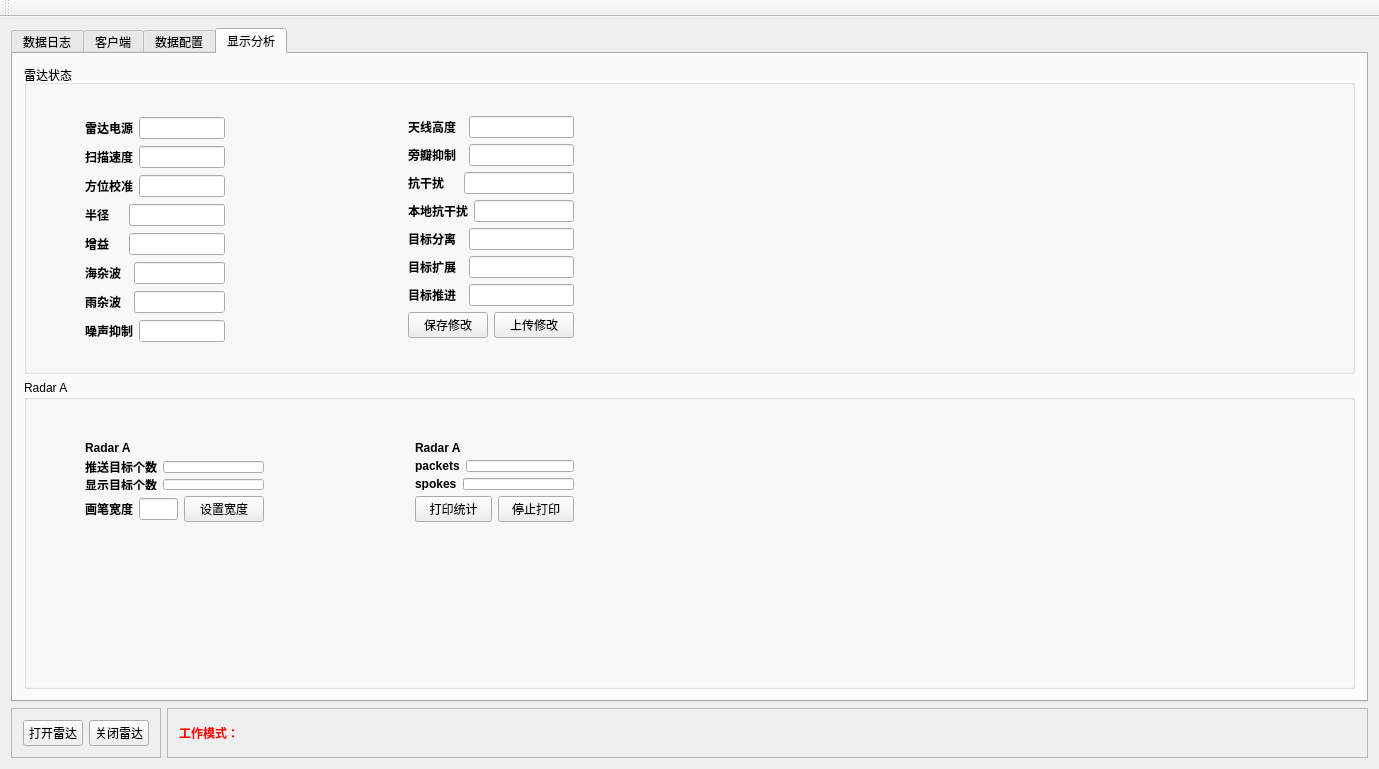
<?xml version="1.0" encoding="UTF-8"?>
<ui version="4.0">
 <class>MainWindow</class>
 <widget class="QMainWindow" name="MainWindow">
  <property name="geometry">
   <rect>
    <x>0</x>
    <y>0</y>
    <width>1379</width>
    <height>769</height>
   </rect>
  </property>
  <property name="windowTitle">
   <string>MainWindow</string>
  </property>
  <property name="styleSheet">
   <string notr="true">QLabel{
	color:red;
	font-weight:bold;
	font-size:18;
}</string>
  </property>
  <widget class="QWidget" name="centralWidget">
   <layout class="QVBoxLayout" name="verticalLayout_4">
    <item>
     <widget class="QTabWidget" name="tabWidget">
      <property name="currentIndex">
       <number>3</number>
      </property>
      <widget class="QWidget" name="DataParseLogTab">
       <attribute name="title">
        <string>数据日志</string>
       </attribute>
       <layout class="QVBoxLayout" name="verticalLayout">
        <item>
         <widget class="QListWidget" name="listWidget"/>
        </item>
       </layout>
      </widget>
      <widget class="QWidget" name="ClientTabl">
       <attribute name="title">
        <string>客户端</string>
       </attribute>
       <layout class="QVBoxLayout" name="verticalLayout_3">
        <item>
         <widget class="QTableWidget" name="tableWidget">
          <property name="editTriggers">
           <set>QAbstractItemView::NoEditTriggers</set>
          </property>
          <property name="alternatingRowColors">
           <bool>true</bool>
          </property>
          <property name="selectionMode">
           <enum>QAbstractItemView::SingleSelection</enum>
          </property>
          <property name="selectionBehavior">
           <enum>QAbstractItemView::SelectRows</enum>
          </property>
          <column>
           <property name="text">
            <string>名称</string>
           </property>
          </column>
          <column>
           <property name="text">
            <string>IP地址</string>
           </property>
          </column>
          <column>
           <property name="text">
            <string>本地端口</string>
           </property>
          </column>
          <column>
           <property name="text">
            <string>连接状态</string>
           </property>
          </column>
          <column>
           <property name="text">
            <string>开始时间</string>
           </property>
          </column>
          <column>
           <property name="text">
            <string>结束时间</string>
           </property>
          </column>
         </widget>
        </item>
       </layout>
      </widget>
      <widget class="QWidget" name="tab">
       <attribute name="title">
        <string>数据配置</string>
       </attribute>
       <layout class="QGridLayout" name="gridLayout">
        <item row="0" column="0">
         <widget class="ZCHXRadarAisSetting" name="settingWidget" native="true"/>
        </item>
       </layout>
      </widget>
      <widget class="QWidget" name="tab_2">
       <attribute name="title">
        <string>显示分析</string>
       </attribute>
       <layout class="QGridLayout" name="gridLayout_3">
        <item row="1" column="0">
         <widget class="QGroupBox" name="groupBox">
          <property name="title">
           <string>Radar A</string>
          </property>
          <widget class="QWidget" name="layoutWidget">
           <property name="geometry">
            <rect>
             <x>380</x>
             <y>50</y>
             <width>181</width>
             <height>103</height>
            </rect>
           </property>
           <layout class="QVBoxLayout" name="verticalLayout_7">
            <item>
             <layout class="QVBoxLayout" name="verticalLayout_6">
              <item>
               <widget class="QLabel" name="label_7">
                <property name="styleSheet">
                 <string notr="true">color: rgb(0, 0, 0);</string>
                </property>
                <property name="text">
                 <string>Radar A</string>
                </property>
               </widget>
              </item>
              <item>
               <layout class="QHBoxLayout" name="horizontalLayout_6">
                <item>
                 <widget class="QLabel" name="label_8">
                  <property name="styleSheet">
                   <string notr="true">color: rgb(0, 0, 0);</string>
                  </property>
                  <property name="text">
                   <string>packets</string>
                  </property>
                 </widget>
                </item>
                <item>
                 <widget class="QLineEdit" name="lineEdit_5"/>
                </item>
               </layout>
              </item>
              <item>
               <layout class="QHBoxLayout" name="horizontalLayout_7">
                <item>
                 <widget class="QLabel" name="label_9">
                  <property name="styleSheet">
                   <string notr="true">color: rgb(0, 0, 0);</string>
                  </property>
                  <property name="text">
                   <string>spokes</string>
                  </property>
                 </widget>
                </item>
                <item>
                 <widget class="QLineEdit" name="lineEdit_6"/>
                </item>
               </layout>
              </item>
             </layout>
            </item>
            <item>
             <layout class="QHBoxLayout" name="horizontalLayout_8">
              <item>
               <widget class="QPushButton" name="pushButton_3">
                <property name="text">
                 <string>打印统计</string>
                </property>
               </widget>
              </item>
              <item>
               <widget class="QPushButton" name="pushButton_4">
                <property name="text">
                 <string>停止打印</string>
                </property>
               </widget>
              </item>
             </layout>
            </item>
           </layout>
          </widget>
          <widget class="QWidget" name="layoutWidget">
           <property name="geometry">
            <rect>
             <x>50</x>
             <y>50</y>
             <width>201</width>
             <height>103</height>
            </rect>
           </property>
           <layout class="QVBoxLayout" name="verticalLayout_2">
            <item>
             <widget class="QLabel" name="label_10">
              <property name="styleSheet">
               <string notr="true">color: rgb(0, 0, 0);</string>
              </property>
              <property name="text">
               <string>Radar A</string>
              </property>
             </widget>
            </item>
            <item>
             <layout class="QVBoxLayout" name="verticalLayout_5">
              <item>
               <layout class="QHBoxLayout" name="horizontalLayout_4">
                <item>
                 <widget class="QLabel" name="label_5">
                  <property name="styleSheet">
                   <string notr="true">color: rgb(0, 0, 0);</string>
                  </property>
                  <property name="text">
                   <string>推送目标个数</string>
                  </property>
                 </widget>
                </item>
                <item>
                 <widget class="QLineEdit" name="lineEdit_3"/>
                </item>
               </layout>
              </item>
              <item>
               <layout class="QHBoxLayout" name="horizontalLayout_5">
                <item>
                 <widget class="QLabel" name="label_6">
                  <property name="styleSheet">
                   <string notr="true">color: rgb(0, 0, 0);</string>
                  </property>
                  <property name="text">
                   <string>显示目标个数</string>
                  </property>
                 </widget>
                </item>
                <item>
                 <widget class="QLineEdit" name="lineEdit_4"/>
                </item>
               </layout>
              </item>
             </layout>
            </item>
            <item>
             <layout class="QHBoxLayout" name="horizontalLayout_10">
              <item>
               <widget class="QLabel" name="label_12">
                <property name="styleSheet">
                 <string notr="true">color: rgb(0, 0, 0);</string>
                </property>
                <property name="text">
                 <string>画笔宽度</string>
                </property>
               </widget>
              </item>
              <item>
               <widget class="QLineEdit" name="lineEdit_7"/>
              </item>
              <item>
               <widget class="QPushButton" name="pushButton_7">
                <property name="text">
                 <string>设置宽度</string>
                </property>
               </widget>
              </item>
             </layout>
            </item>
           </layout>
          </widget>
         </widget>
        </item>
        <item row="0" column="0">
         <widget class="QGroupBox" name="groupBox_2">
          <property name="title">
           <string>雷达状态</string>
          </property>
          <widget class="QWidget" name="layoutWidget">
           <property name="geometry">
            <rect>
             <x>50</x>
             <y>40</y>
             <width>511</width>
             <height>251</height>
            </rect>
           </property>
           <layout class="QHBoxLayout" name="horizontalLayout_26">
            <item>
             <layout class="QVBoxLayout" name="verticalLayout_9">
              <item>
               <layout class="QHBoxLayout" name="horizontalLayout_9">
                <item>
                 <widget class="QLabel" name="Power_label">
                  <property name="styleSheet">
                   <string notr="true">color: rgb(0, 0, 0);</string>
                  </property>
                  <property name="text">
                   <string>雷达电源</string>
                  </property>
                 </widget>
                </item>
                <item>
                 <widget class="QLineEdit" name="Power_lineEdit"/>
                </item>
               </layout>
              </item>
              <item>
               <layout class="QHBoxLayout" name="horizontalLayout_11">
                <item>
                 <widget class="QLabel" name="speed_label">
                  <property name="styleSheet">
                   <string notr="true">color: rgb(0, 0, 0);</string>
                  </property>
                  <property name="text">
                   <string>扫描速度</string>
                  </property>
                 </widget>
                </item>
                <item>
                 <widget class="QLineEdit" name="speed_lineEdit"/>
                </item>
               </layout>
              </item>
              <item>
               <layout class="QHBoxLayout" name="horizontalLayout_12">
                <item>
                 <widget class="QLabel" name="Bearing_label">
                  <property name="styleSheet">
                   <string notr="true">color: rgb(0, 0, 0);</string>
                  </property>
                  <property name="text">
                   <string>方位校准</string>
                  </property>
                 </widget>
                </item>
                <item>
                 <widget class="QLineEdit" name="Bearing_lineEdit"/>
                </item>
               </layout>
              </item>
              <item>
               <layout class="QHBoxLayout" name="horizontalLayout_13">
                <item>
                 <widget class="QLabel" name="Rang_label">
                  <property name="styleSheet">
                   <string notr="true">color: rgb(0, 0, 0);</string>
                  </property>
                  <property name="text">
                   <string>半径    </string>
                  </property>
                 </widget>
                </item>
                <item>
                 <widget class="QLineEdit" name="Rang_lineEdit"/>
                </item>
               </layout>
              </item>
              <item>
               <layout class="QHBoxLayout" name="horizontalLayout_14">
                <item>
                 <widget class="QLabel" name="Gain_label">
                  <property name="styleSheet">
                   <string notr="true">color: rgb(0, 0, 0);</string>
                  </property>
                  <property name="text">
                   <string>增益    </string>
                  </property>
                 </widget>
                </item>
                <item>
                 <widget class="QLineEdit" name="Gain_lineEdit"/>
                </item>
               </layout>
              </item>
              <item>
               <layout class="QHBoxLayout" name="horizontalLayout_15">
                <item>
                 <widget class="QLabel" name="Sea_label">
                  <property name="styleSheet">
                   <string notr="true">color: rgb(0, 0, 0);</string>
                  </property>
                  <property name="text">
                   <string>海杂波  </string>
                  </property>
                 </widget>
                </item>
                <item>
                 <widget class="QLineEdit" name="Sea_lineEdit"/>
                </item>
               </layout>
              </item>
              <item>
               <layout class="QHBoxLayout" name="horizontalLayout_16">
                <item>
                 <widget class="QLabel" name="Rain_label">
                  <property name="styleSheet">
                   <string notr="true">color: rgb(0, 0, 0);</string>
                  </property>
                  <property name="text">
                   <string>雨杂波  </string>
                  </property>
                 </widget>
                </item>
                <item>
                 <widget class="QLineEdit" name="Rain_lineEdit"/>
                </item>
               </layout>
              </item>
              <item>
               <layout class="QHBoxLayout" name="horizontalLayout_17">
                <item>
                 <widget class="QLabel" name="Noise_label">
                  <property name="styleSheet">
                   <string notr="true">color: rgb(0, 0, 0);</string>
                  </property>
                  <property name="text">
                   <string>噪声抑制</string>
                  </property>
                 </widget>
                </item>
                <item>
                 <widget class="QLineEdit" name="Noise_lineEdit"/>
                </item>
               </layout>
              </item>
             </layout>
            </item>
            <item>
             <spacer name="horizontalSpacer_2">
              <property name="orientation">
               <enum>Qt::Horizontal</enum>
              </property>
              <property name="sizeHint" stdset="0">
               <size>
                <width>198</width>
                <height>20</height>
               </size>
              </property>
             </spacer>
            </item>
            <item>
             <layout class="QVBoxLayout" name="verticalLayout_8">
              <item>
               <layout class="QHBoxLayout" name="horizontalLayout_18">
                <item>
                 <widget class="QLabel" name="Antenna_label">
                  <property name="styleSheet">
                   <string notr="true">color: rgb(0, 0, 0);</string>
                  </property>
                  <property name="text">
                   <string>天线高度  </string>
                  </property>
                 </widget>
                </item>
                <item>
                 <widget class="QLineEdit" name="Antenna_lineEdit"/>
                </item>
               </layout>
              </item>
              <item>
               <layout class="QHBoxLayout" name="horizontalLayout_19">
                <item>
                 <widget class="QLabel" name="Side_label">
                  <property name="styleSheet">
                   <string notr="true">color: rgb(0, 0, 0);</string>
                  </property>
                  <property name="text">
                   <string>旁瓣抑制  </string>
                  </property>
                 </widget>
                </item>
                <item>
                 <widget class="QLineEdit" name="Side_lineEdit"/>
                </item>
               </layout>
              </item>
              <item>
               <layout class="QHBoxLayout" name="horizontalLayout_20">
                <item>
                 <widget class="QLabel" name="Interference_label">
                  <property name="styleSheet">
                   <string notr="true">color: rgb(0, 0, 0);</string>
                  </property>
                  <property name="text">
                   <string>抗干扰    </string>
                  </property>
                 </widget>
                </item>
                <item>
                 <widget class="QLineEdit" name="Interference_lineEdit"/>
                </item>
               </layout>
              </item>
              <item>
               <layout class="QHBoxLayout" name="horizontalLayout_21">
                <item>
                 <widget class="QLabel" name="Local_label">
                  <property name="styleSheet">
                   <string notr="true">color: rgb(0, 0, 0);</string>
                  </property>
                  <property name="text">
                   <string>本地抗干扰</string>
                  </property>
                 </widget>
                </item>
                <item>
                 <widget class="QLineEdit" name="Local_lineEdit"/>
                </item>
               </layout>
              </item>
              <item>
               <layout class="QHBoxLayout" name="horizontalLayout_22">
                <item>
                 <widget class="QLabel" name="separation_label">
                  <property name="styleSheet">
                   <string notr="true">color: rgb(0, 0, 0);</string>
                  </property>
                  <property name="text">
                   <string>目标分离  </string>
                  </property>
                 </widget>
                </item>
                <item>
                 <widget class="QLineEdit" name="separation_lineEdit"/>
                </item>
               </layout>
              </item>
              <item>
               <layout class="QHBoxLayout" name="horizontalLayout_23">
                <item>
                 <widget class="QLabel" name="expansion_label">
                  <property name="styleSheet">
                   <string notr="true">color: rgb(0, 0, 0);</string>
                  </property>
                  <property name="text">
                   <string>目标扩展  </string>
                  </property>
                 </widget>
                </item>
                <item>
                 <widget class="QLineEdit" name="expansion_lineEdit"/>
                </item>
               </layout>
              </item>
              <item>
               <layout class="QHBoxLayout" name="horizontalLayout_24">
                <item>
                 <widget class="QLabel" name="boost_label">
                  <property name="styleSheet">
                   <string notr="true">color: rgb(0, 0, 0);</string>
                  </property>
                  <property name="text">
                   <string>目标推进  </string>
                  </property>
                 </widget>
                </item>
                <item>
                 <widget class="QLineEdit" name="boost_lineEdit"/>
                </item>
               </layout>
              </item>
              <item>
               <layout class="QHBoxLayout" name="horizontalLayout_25">
                <item>
                 <widget class="QPushButton" name="pushButton_6">
                  <property name="text">
                   <string>保存修改</string>
                  </property>
                 </widget>
                </item>
                <item>
                 <widget class="QPushButton" name="pushButton_5">
                  <property name="text">
                   <string>上传修改</string>
                  </property>
                 </widget>
                </item>
               </layout>
              </item>
             </layout>
            </item>
           </layout>
          </widget>
         </widget>
        </item>
       </layout>
      </widget>
     </widget>
    </item>
    <item>
     <layout class="QHBoxLayout" name="horizontalLayout_2">
      <item>
       <widget class="QFrame" name="frame_2">
        <property name="maximumSize">
         <size>
          <width>150</width>
          <height>16777215</height>
         </size>
        </property>
        <property name="frameShape">
         <enum>QFrame::StyledPanel</enum>
        </property>
        <property name="frameShadow">
         <enum>QFrame::Raised</enum>
        </property>
        <layout class="QHBoxLayout" name="horizontalLayout_3">
         <item>
          <widget class="QPushButton" name="openRadarBtn">
           <property name="text">
            <string>打开雷达</string>
           </property>
          </widget>
         </item>
         <item>
          <widget class="QPushButton" name="closeRadarBtn">
           <property name="text">
            <string>关闭雷达</string>
           </property>
          </widget>
         </item>
        </layout>
       </widget>
      </item>
      <item>
       <widget class="QFrame" name="frame">
        <property name="frameShape">
         <enum>QFrame::StyledPanel</enum>
        </property>
        <property name="frameShadow">
         <enum>QFrame::Raised</enum>
        </property>
        <layout class="QHBoxLayout" name="horizontalLayout">
         <property name="spacing">
          <number>3</number>
         </property>
         <item>
          <widget class="QLabel" name="label">
           <property name="text">
            <string>工作模式：</string>
           </property>
          </widget>
         </item>
         <item>
          <widget class="QLabel" name="ModeLbl">
           <property name="text">
            <string/>
           </property>
          </widget>
         </item>
        </layout>
       </widget>
      </item>
     </layout>
    </item>
   </layout>
  </widget>
  <widget class="QToolBar" name="toolBar">
   <property name="windowTitle">
    <string>toolBar</string>
   </property>
   <attribute name="toolBarArea">
    <enum>TopToolBarArea</enum>
   </attribute>
   <attribute name="toolBarBreak">
    <bool>false</bool>
   </attribute>
  </widget>
  <action name="action">
   <property name="text">
    <string>开机</string>
   </property>
  </action>
 </widget>
 <layoutdefault spacing="6" margin="11"/>
 <customwidgets>
  <customwidget>
   <class>ZCHXRadarAisSetting</class>
   <extends>QWidget</extends>
   <header>./ais_radar/zchxradaraissetting.h</header>
   <container>1</container>
  </customwidget>
 </customwidgets>
 <resources/>
 <connections/>
</ui>
